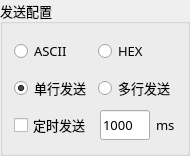
      <widget class="QGroupBox" name="sendGroupBox">
       <property name="minimumSize">
        <size>
         <width>190</width>
         <height>156</height>
        </size>
       </property>
       <property name="maximumSize">
        <size>
         <width>190</width>
         <height>156</height>
        </size>
       </property>
       <property name="font">
        <font>
         <family>HarmonyOS Sans SC</family>
         <pointsize>10</pointsize>
        </font>
       </property>
       <property name="title">
        <string>发送配置</string>
       </property>
       <layout class="QVBoxLayout" name="verticalLayout_4">
        <item>
         <layout class="QHBoxLayout" name="sendDisplayFormatHorizontalLayout">
          <item>
           <widget class="QRadioButton" name="sendAsciiRadioButton">
            <property name="minimumSize">
             <size>
              <width>80</width>
              <height>30</height>
             </size>
            </property>
            <property name="maximumSize">
             <size>
              <width>80</width>
              <height>30</height>
             </size>
            </property>
            <property name="font">
             <font>
              <family>HarmonyOS Sans SC</family>
              <pointsize>10</pointsize>
             </font>
            </property>
            <property name="text">
             <string>ASCII</string>
            </property>
            <property name="checked">
             <bool>true</bool>
            </property>
           </widget>
          </item>
          <item>
           <widget class="QRadioButton" name="sendHexRadioButton">
            <property name="minimumSize">
             <size>
              <width>80</width>
              <height>30</height>
             </size>
            </property>
            <property name="maximumSize">
             <size>
              <width>80</width>
              <height>30</height>
             </size>
            </property>
            <property name="font">
             <font>
              <family>HarmonyOS Sans SC</family>
              <pointsize>10</pointsize>
             </font>
            </property>
            <property name="text">
             <string>HEX</string>
            </property>
           </widget>
          </item>
         </layout>
        </item>
        <item>
         <layout class="QHBoxLayout" name="sendModeRorizontalLayout">
          <item>
           <widget class="QRadioButton" name="sendSingleLineRadioButton">
            <property name="minimumSize">
             <size>
              <width>80</width>
              <height>30</height>
             </size>
            </property>
            <property name="maximumSize">
             <size>
              <width>80</width>
              <height>30</height>
             </size>
            </property>
            <property name="font">
             <font>
              <family>HarmonyOS Sans SC</family>
              <pointsize>10</pointsize>
             </font>
            </property>
            <property name="text">
             <string>单行发送</string>
            </property>
            <property name="checked">
             <bool>true</bool>
            </property>
           </widget>
          </item>
          <item>
           <widget class="QRadioButton" name="sendMultipleLineRadioButton">
            <property name="minimumSize">
             <size>
              <width>80</width>
              <height>30</height>
             </size>
            </property>
            <property name="maximumSize">
             <size>
              <width>80</width>
              <height>30</height>
             </size>
            </property>
            <property name="font">
             <font>
              <family>HarmonyOS Sans SC</family>
              <pointsize>10</pointsize>
             </font>
            </property>
            <property name="text">
             <string>多行发送</string>
            </property>
           </widget>
          </item>
         </layout>
        </item>
        <item>
         <layout class="QHBoxLayout" name="horizontalLayout">
          <item>
           <widget class="QCheckBox" name="sendAutoCheckBox">
            <property name="minimumSize">
             <size>
              <width>80</width>
              <height>30</height>
             </size>
            </property>
            <property name="maximumSize">
             <size>
              <width>80</width>
              <height>30</height>
             </size>
            </property>
            <property name="font">
             <font>
              <family>HarmonyOS Sans SC</family>
              <pointsize>10</pointsize>
             </font>
            </property>
            <property name="text">
             <string>定时发送</string>
            </property>
           </widget>
          </item>
          <item>
           <widget class="QLineEdit" name="sendAutoTimeLineEdit">
            <property name="minimumSize">
             <size>
              <width>50</width>
              <height>30</height>
             </size>
            </property>
            <property name="maximumSize">
             <size>
              <width>50</width>
              <height>30</height>
             </size>
            </property>
            <property name="font">
             <font>
              <family>HarmonyOS Sans SC</family>
              <pointsize>10</pointsize>
             </font>
            </property>
            <property name="inputMask">
             <string/>
            </property>
            <property name="text">
             <string>1000</string>
            </property>
            <property name="readOnly">
             <bool>false</bool>
            </property>
            <property name="placeholderText">
             <string/>
            </property>
            <property name="clearButtonEnabled">
             <bool>false</bool>
            </property>
           </widget>
          </item>
          <item>
           <widget class="QLabel" name="sendAutoTimeLabel">
            <property name="minimumSize">
             <size>
              <width>20</width>
              <height>30</height>
             </size>
            </property>
            <property name="maximumSize">
             <size>
              <width>20</width>
              <height>30</height>
             </size>
            </property>
            <property name="font">
             <font>
              <family>HarmonyOS Sans SC</family>
              <pointsize>10</pointsize>
             </font>
            </property>
            <property name="text">
             <string>ms</string>
            </property>
           </widget>
          </item>
          <item>
           <spacer name="horizontalSpacer_6">
            <property name="orientation">
             <enum>Qt::Orientation::Horizontal</enum>
            </property>
            <property name="sizeHint" stdset="0">
             <size>
              <width>40</width>
              <height>20</height>
             </size>
            </property>
           </spacer>
          </item>
         </layout>
        </item>
       </layout>
      </widget>
